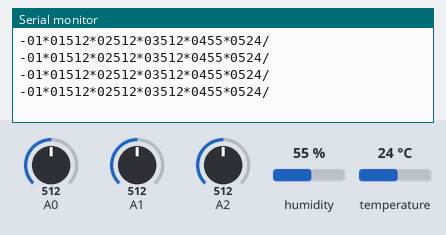
The sketch below on a simulated Arduino Uno, built with avr-gcc and run on an emulated ATmega328P. Parts: the last lines printed to the serial monitor. The test bench sets the inputs (shaded band); at power-on: A0 = 512, A1 = 512, A2 = 512, humidity 55 %, temperature 24 °C.

Above: at 9.9 s.
10.0 s: A0 set to 110
At 11.3 s:
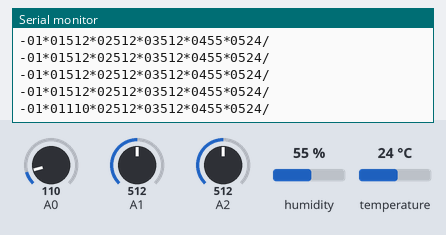
16.0 s: A0 set to 90
At 17.1 s:
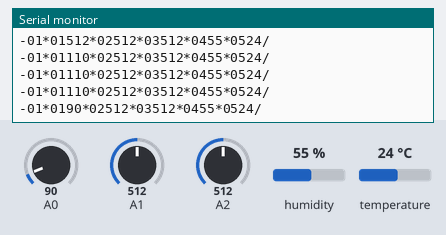
Timing chart, 0 to 19.0 s (numbered marks = the images above; inputs shaded):
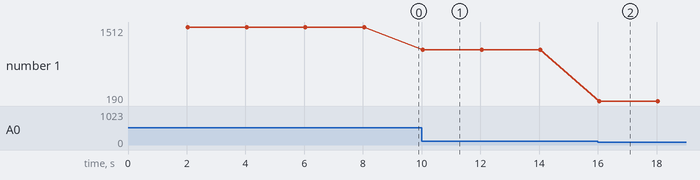

Measured:
- after the input at 10.0 s, the serial monitor: prints a new line at once (image 1)
- after the input at 16.0 s, the serial monitor: prints a new line at once (image 2)
- plotted number 1: 1512 → 1110 after the input at 10.0 s, 1110 → 190 after the input at 16.0 s

The sketch:

01.ino
```cpp
#include <SoftwareSerial.h>
#include <Wire.h>
//#include <Adafruit_Sensor.h>
#include <Adafruit_BMP085_U.h>
#include "DHT.h"

String tmp ="";
long previousTime=0;
long interval=2000;

DHT dht(2, DHT11);
SoftwareSerial zigbee(12,13);
Adafruit_BMP085_Unified bmp = Adafruit_BMP085_Unified(10085);
void setup() {
  // put your setup code here, to run once:
  Serial.begin(9600);
  zigbee.begin(9600);
  zigbee.setTimeout(200);
  zigbee.listen();

  pinMode(A0, INPUT);
  pinMode(A1, INPUT);
  pinMode(A2, INPUT);
  pinMode(A3, INPUT);
  dht.begin();
  bmp.begin();
}

void loop() {

  int aR0 =analogRead(A0);
  int aR1 =analogRead(A1);
  int aR2 =analogRead(A2);

  int h = dht.readHumidity();
  int t = dht.readTemperature();

  //sensors_event_t event;
 // bmp.getEvent(&event);
  unsigned long currentTime=millis();
  if( currentTime - previousTime >interval){

    tmp="-01";

    tmp=tmp+"*01"+(String)aR0;
    tmp=tmp+"*02"+(String)aR1;
    tmp=tmp+"*03"+(String)aR2;
    tmp=tmp+"*04"+(String)h;
    tmp=tmp+"*05"+(String)t;
   // tmp=tmp+"*06"+(String)event.pressure;
    tmp=tmp+"/";
    zigbee.println(tmp);
    Serial.println(tmp);
    tmp="";
    previousTime = currentTime;

  }
   while(zigbee.available() >0){
   tmp +=char(zigbee.read());
   delay(10);
  }
  if(tmp.length()>0){
    String tmp0 =tmp.substring(0,3);

    if(tmp0 == "+00" ||tmp0 == "+01" ){
      tmp0 =tmp.substring(3,5);
      if(tmp0 == "AT") {
        zigbee.println("=01OK");
       }
    }
    tmp="";
  }
}
```
